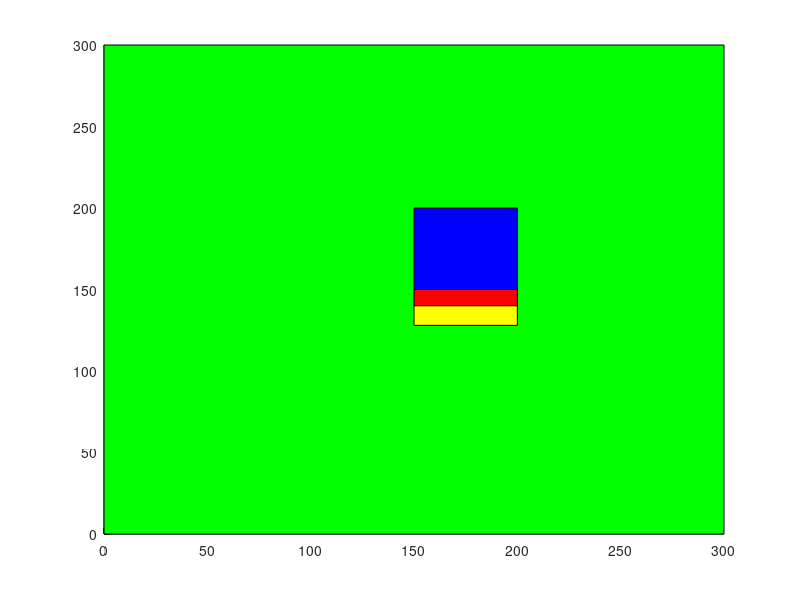

Recreate this plot in MATLAB. (Note: this script raises an error after producing the figure.)
clear all; 
close all; 

%generate map (boundary, pbstacle)
% W=zeros(300,300);
% W(120:230,120:230)=0;
% W(1:120,1:300)=1;
% W(1:300,1:120)=1;
% W(230:300,1:300)=1;
% W(1:300,230:300)=1;
% WB=W;

end_point =[250;180]; 
start_point = [100;155];
clear options;
options.nb_iter_max = 1e7;
options.end_points = end_point; % stop propagation when end point reached

theta = atan(end_point(1)-start_point(1)/(end_point(2)-start_point(2)));
vUAVT=10;
deA=5;
time=1;
epGPS=2;
l1 = (vUAVT )^2/2/deA;
l2 = (vUAVT )*time + epGPS;
dd1 = l1*sin(theta);
dd2 = l2*sin(theta);

figure(1)
patch([0 0 300 300],[0 300 300 0],'g');
hold on
patch([150 150 200 200],[150-dd1-dd2 150 150 150-dd1-dd2],'y');
hold on
patch([150 150 200 200],[150-dd1 150 150 150-dd1],'r');
hold on
patch([150 150 200 200],[150 200 200 150],'b');

WB=ones(300,300);
WB(fix(150-dd1-dd2):200,150:200)=0;

[D, S, Q] = perform_fast_marching(WB, start_point, options);
 gpath = compute_geodesic(D,end_point);
% 
% %heading angle
% theta=zeros(1,length(gpath(1,:)));
% for i = length(gpath(1,:))-1 :-1:1
%     theta(i) = atan(gpath(1,i+1)-gpath(1,i))/(gpath(2,i+1)-gpath(2,i));
% end
% theta0=max(theta);
% vUAVT=10;
% deA=5;
% time=1;
% epGPS=2;
% l1 = (vUAVT )^2/2/deA;
% l2 = (vUAVT )*time + epGPS;
% dd = (l1 + l2)*sin(theta0);
%
figure(2)
contourf(WB)
% patch([0 0 300 300],[0 300 300 0],'g');
% hold on
% patch([150 150 200 200],[120 230 230 120],'r');
% hold on
% patch([120 120 230 230],[120 230.5 230.5 120],'y');
% hold on
% patch([150 150 200 200],[150 200 200 150],'b');
hold on
plot(gpath(2,:), gpath(1,:), 'k-', 'linewidth', 3)
title('Shortest path');


